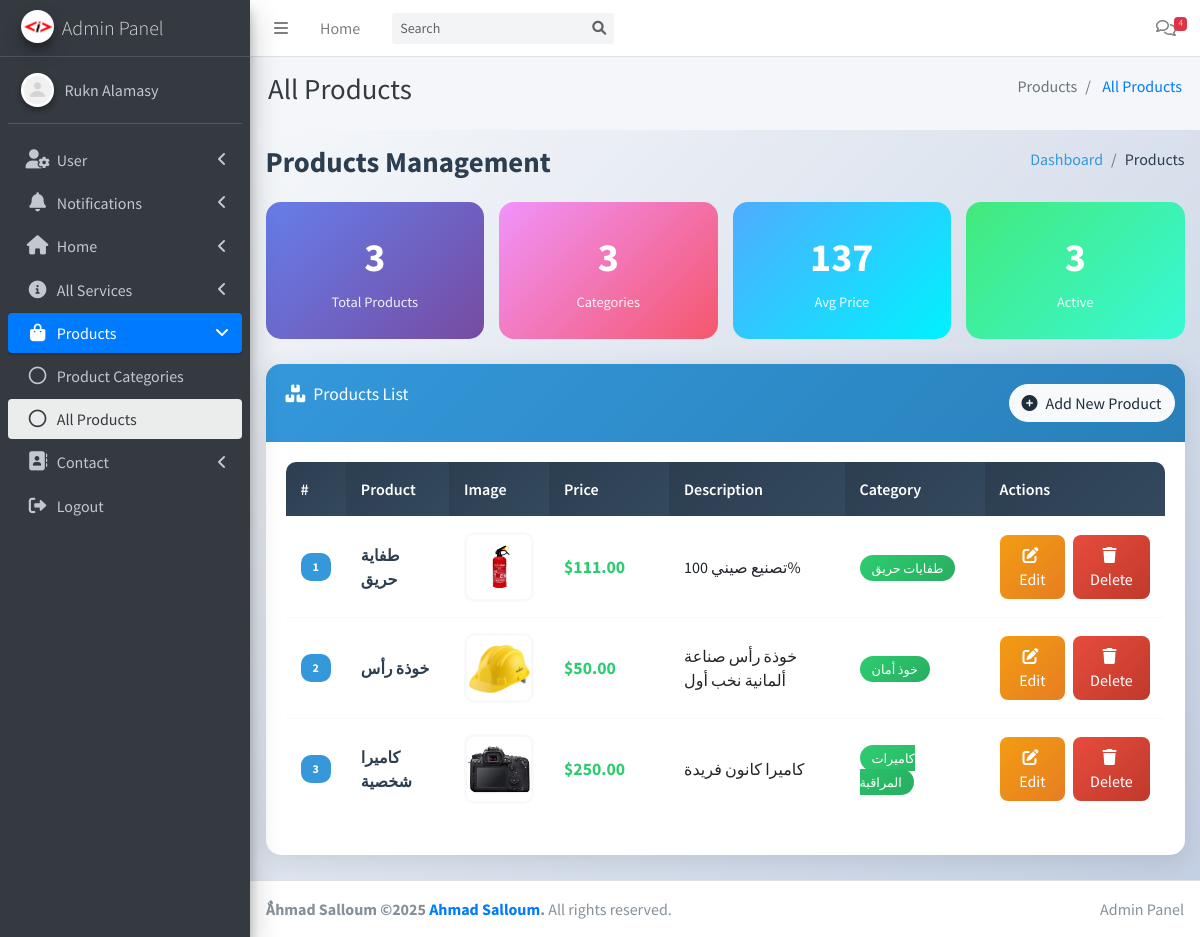
/admin/products.php (signed in), run on the app's committed database.
### tables this page shows
CREATE TABLE `products` (
  `id` int(11) NOT NULL,
  `category_id` int(11) DEFAULT NULL,
  `product_name` varchar(255) NOT NULL,
  `description` text DEFAULT NULL,
  `price` varchar(255) NOT NULL
);

CREATE TABLE `product_images` (
  `id` int(11) NOT NULL,
  `product_id` int(11) DEFAULT NULL,
  `image_url` varchar(255) NOT NULL
);

CREATE TABLE `category` (
  `id` int(11) NOT NULL,
  `category_name` varchar(255) NOT NULL
);

### config.php (called while the page is built, shortened)
<?php
class Database
{
    private $conn;
    public function __construct()
    {
        $servername = "localhost";
        $username = "root";
        $password = "";
        $dbname = "business_website";
        $this->conn = new mysqli($servername, $username, $password, $dbname);
    }
    function eQuery($sql, $params = [])
    {
        if ($stmt = $this->conn->prepare($sql)) {
            if ($stmt->execute()) {
                if (strpos($sql, 'SELECT') === 0) {
                    $result = $stmt->get_result();
                    return $result->fetch_all(MYSQLI_ASSOC);
                }
                return true;
            } else {
                error_log("ERROR: " . $stmt->error);
                return false;
            }
        } else {
            error_log("ERROR: " . $this->conn->error);
            return false;
        }
    }
    public function executeQuery($sql)
    {
        $result = $this->conn->query($sql);
        return $result;
    }
    public function select($table, $columns = "*", $condition = "")
    {
        $sql = "SELECT $columns FROM $table $condition";
        return $this->executeQuery($sql)->fetch_all(MYSQLI_ASSOC);
    }
}

### admin/check.php (called while the page is built, shortened)
<?php
include '../config.php';
$query = new Database();

### admin/products.php (the view, shortened to what this page needs)
<?php
include 'check.php';
$products = $query->select('products', '*');
$categories = $query->eQuery('SELECT * FROM category');
?>
<!DOCTYPE html>
<html lang="en">
<head>
    <?php include 'includes/css.php'; ?>
</head>
<body class="hold-transition sidebar-mini layout-fixed">
    <div class="wrapper">
        <?php include 'includes/header.php' ?>
        <div class="content-wrapper" style="background: linear-gradient(135deg, #f5f7fa 0%, #c3cfe2 100%); min-height: 100vh;">
            <div class="content-header">
                <div class="container-fluid">
                    <div class="row mb-2">
                        <div class="col-sm-6">
                            <h1 class="m-0" style="color: var(--dark-color); font-weight: 700;">Products Management</h1>
                        </div>
                        <div class="col-sm-6">
                            <ol class="breadcrumb float-sm-right">
                                <li class="breadcrumb-item"><a href="dashboard.php" style="color: var(--primary-color);">Dashboard</a></li>
                                <li class="breadcrumb-item active" style="color: var(--dark-color);">Products</li>
                            </ol>
                        </div>
                    </div>
                </div>
            </div>
            <section class="content">
                <div class="container-fluid">
                    <div class="row">
                        <div class="col-lg-3 col-6">
                            <div class="stats-card">
                                <div class="stats-number"><?php echo count($products); ?></div>
                                <div class="stats-label">Total Products</div>
                            </div>
                        </div>
                        <div class="col-lg-3 col-6">
                            <div class="stats-card" style="background: linear-gradient(135deg, #f093fb 0%, #f5576c 100%);">
                                <div class="stats-number"><?php echo count($categories); ?></div>
                                <div class="stats-label">Categories</div>
                            </div>
                        </div>
                        <div class="col-lg-3 col-6">
                            <div class="stats-card" style="background: linear-gradient(135deg, #4facfe 0%, #00f2fe 100%);">
                                <div class="stats-number"><?php echo count($products) > 0 ? array_sum(array_column($products, 'price')) / count($products) : 0; ?></div>
                                <div class="stats-label">Avg Price</div>
                            </div>
                        </div>
                        <div class="col-lg-3 col-6">
                            <div class="stats-card" style="background: linear-gradient(135deg, #43e97b 0%, #38f9d7 100%);">
                                <div class="stats-number"><?php echo count($products); ?></div>
                                <div class="stats-label">Active</div>
                            </div>
                        </div>
                    </div>
                    <div class="row">
                        <div class="col-12">
                            <div class="card">
                                <div class="card-header">
                                    <h3 class="card-title" style="color: white;">
                                        <i class="fas fa-boxes mr-2"></i>Products List
                                    </h3>
                                    <div class="card-tools">
                                        <button type="button" class="btn btn-light" data-toggle="modal"
                                            data-target="#productModal" style="border-radius: 20px;">
                                            <i class="fas fa-plus-circle mr-2"></i>Add New Product
                                        </button>
                                    </div>
                                </div>
                                <div class="card-body">
                                    <?php if (empty($products)): ?>
                                        <div class="empty-state">
                                            <i class="fas fa-box-open"></i>
                                            <h3>No Products Found</h3>
                                            <p>Get started by adding your first product to the catalog.</p>
                                            <button type="button" class="btn btn-primary mt-3" data-toggle="modal"
                                                data-target="#productModal">
                                                <i class="fas fa-plus mr-2"></i>Add First Product
                                            </button>
                                        </div>
                                    <?php else: ?>
                                        <div class="table-responsive">
                                            <table class="table table-hover">
                                                <thead>
                                                    <tr>
                                                        <th width="60">#</th>
                                                        <th>Product</th>
                                                        <th width="100">Image</th>
                                                        <th width="120">Price</th>
                                                        <th>Description</th>
                                                        <th width="140">Category</th>
                                                        <th width="180">Actions</th>
                                                    </tr>
                                                </thead>
                                                <tbody id="productTable">
                                                    <?php foreach ($products as $i => $product): ?>
                                                        <tr id="product<?php echo $product['id']; ?>" style="transition: all 0.3s ease;">
                                                            <?php
                                                            $productid = $product['id'];
                                                            $product_images = $query->select('product_images', '*', "WHERE product_id = $productid");
                                                            $first_image = $product_images[0]['image_url'] ?? 'default-product.jpg';
                                                            $product_image = "../assets/img/product/" . $first_image;
                                                            ?>
                                                            <td>
                                                                <span class="badge badge-primary" style="background: var(--primary-color); padding: 8px 12px; border-radius: 10px;">
                                                                    <?php echo $i + 1; ?>
                                                                </span>
                                                            </td>
                                                            <td>
                                                                <strong style="color: var(--dark-color);"><?php echo htmlspecialchars($product['product_name']); ?></strong>
                                                            </td>
                                                            <td>
                                                                <?php if (!empty($product_images)): ?>
                                                                    <img src="<?= $product_image ?>"
                                                                        alt="<?php echo htmlspecialchars($product['product_name']); ?>"
                                                                        class="product-image"
                                                                        onerror="this.src='../assets/img/default-product.jpg'">
                                                                <?php else: ?>
                                                                    <span class="badge badge-secondary" style="padding: 8px;">No Image</span>
                                                                <?php endif; ?>
                                                            </td>
                                                            <td>
                                                                <span style="color: var(--success-color); font-weight: 700; font-size: 1.1rem;">
                                                                    $<?php echo number_format($product['price'], 2); ?>
                                                                </span>
                                                            </td>
                                                            <td>
                                                                <span title="<?php echo htmlspecialchars($product['description']); ?>">
                                                                    <?php echo htmlspecialchars(substr($product['description'], 0, 60)) . (strlen($product['description']) > 60 ? '...' : ''); ?>
                                                                </span>
                                                            </td>
                                                            <?php $category_id = $product['category_id'] ?>
                                                            <td>
                                                                <?php
                                                                $category = $query->select('category', '*', "WHERE id = $category_id")[0] ?? null;
                                                                echo $category ? '<span class="badge-category">' . htmlspecialchars($category['category_name']) . '</span>' : '<span class="badge badge-warning">Uncategorized</span>';
                                                                ?>
                                                            </td>
                                                            <td>
                                                                <div class="action-buttons">
                                                                    <button type="button" class="btn btn-warning action-btn"
                                                                            onclick="editProduct(<?php echo $productid; ?>)"
                                                                            title="Edit Product">
                                                                        <i class="fas fa-edit mr-1"></i> Edit
                                                                    </button>
                                                                    <button type="button" class="btn btn-danger action-btn"
                                                                        onclick="deleteProduct(<?php echo $productid; ?>)"
                                                                        title="Delete Product">
                                                                        <i class="fas fa-trash mr-1"></i> Delete
                                                                    </button>
                                                                </div>
                                                            </td>
                                                        </tr>
                                                    <?php endforeach; ?>
                                                </tbody>
                                            </table>
                                        </div>
                                    <?php endif; ?>
                                </div>
                            </div>
                        </div>
                    </div>
                </div>
            </section>
        </div>
        <?php include 'includes/footer.php'; ?>
    </div>
</body>
</html>

### admin/products.php (style rules this page uses)
:root { --primary-color: #3498db; --success-color: #2ecc71; --warning-color: #f39c12; --danger-color: #e74c3c; --dark-color: #2c3e50; --light-color: #ecf0f1; }
.card { border: none; border-radius: 15px; box-shadow: 0 5px 25px rgba(0,0,0,0.1); margin-bottom: 25px; transition: transform 0.3s ease; }
.card-header { background: linear-gradient(135deg, var(--primary-color), #2980b9); color: white; border-radius: 15px 15px 0 0 !important; border: none; padding: 20px; }
.btn-warning { background: linear-gradient(135deg, var(--warning-color), #e67e22); border: none; border-radius: 8px; color: white; }
.btn-danger { background: linear-gradient(135deg, var(--danger-color), #c0392b); border: none; border-radius: 8px; }
.table { border-radius: 10px; overflow: hidden; }
.table thead th { background: linear-gradient(135deg, var(--dark-color), #34495e); color: white; border: none; padding: 15px; font-weight: 600; }
.table tbody tr { transition: all 0.3s ease; }
.table tbody td { padding: 15px; vertical-align: middle; border-color: #f8f9fa; }
.product-image { width: 70px; height: 70px; border-radius: 10px; object-fit: cover; border: 3px solid #f8f9fa; }
.badge-category { background: linear-gradient(135deg, var(--success-color), #27ae60); color: white; padding: 5px 12px; border-radius: 20px; font-size: 0.8rem; }
.action-buttons { display: flex; gap: 8px; }
.action-btn { padding: 8px 15px; border-radius: 8px; font-weight: 500; transition: all 0.3s ease; }
.stats-card { background: linear-gradient(135deg, #667eea 0%, #764ba2 100%); color: white; border-radius: 15px; padding: 25px; text-align: center; margin-bottom: 25px; }
.stats-number { font-size: 2.5rem; font-weight: 700; margin-bottom: 5px; }
.stats-label { font-size: 0.9rem; opacity: 0.9; }

### data on the page
products: product_name "طفاية حريق", product_images.image_url (picture), price "111.00", description "تصنيع صيني 100%", category.category_name "طفايات حريق"
products: product_name "خوذة رأس", product_images.image_url (picture), price "50.00", description "خوذة رأس صناعة ألمانية نخب أول", category.category_name "خوذ أمان"
products: product_name "كاميرا شخصية", product_images.image_url (picture), price "250.00", description "كاميرا كانون فريدة", category.category_name "كاميرات المراقبة"

### other printed values
$message_count "4"
$pageTitle "All Products"
$item['title'] "Products"
$item['title'] "All Products"
$menuItem['menuTitle'] "User"
$menuItem['menuTitle'] "Notifications"
$menuItem['menuTitle'] "Home"
$menuItem['menuTitle'] "All Services"
$menuItem['menuTitle'] "Products"
$page['title'] "Product Categories"
$page['title'] "All Products"
$menuItem['menuTitle'] "Contact"
count($products) "3"
count($categories) "3"
array_sum(array_column($products, 'price')) / count($products) "137"
